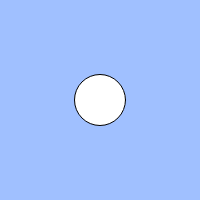
Frame 1 (no input)
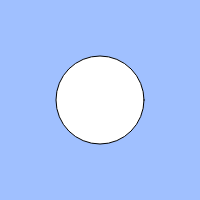
Frame 60 (no input)
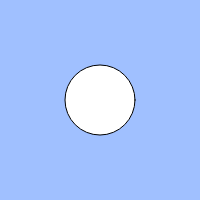
Frame 120 (the mouse pressed at the canvas centre since frame 60)

The p5.js sketch that drew these frames (run headless with seeded random() and noise() and a simulated clock; from frame 60 on, the mouse is pressed at the canvas centre):

// p5.js sketch
// ── sketch.js
// 心臓の鼓動のようなアニメーション
const cycle = 100; // 1周期のフレーム数
let count; // 何フレーム目か
let size = 50;

function setup(){
  createCanvas(200, 200);
  count = 0;
}

function draw(){
  background(160, 192, 255);
  
  let speed = 1; // アニメーションの速さ
  // BLANK[2]
  count = (count + speed) % cycle;

  
  // BLANK[1] 1周期の前半は size が大きくなり、後半は小さくなる

  if(count<50){
    size += 1}
    else{
      size -=1
    }
  ellipse(width / 2, height / 2, size);
}
